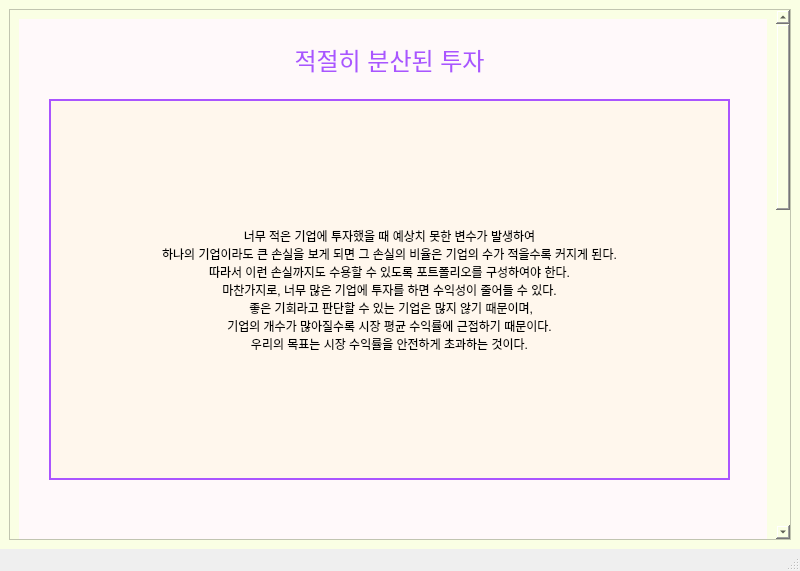
<?xml version="1.0" encoding="UTF-8"?>
<ui version="4.0">
 <class>MainWindow</class>
 <widget class="QMainWindow" name="MainWindow">
  <property name="geometry">
   <rect>
    <x>0</x>
    <y>0</y>
    <width>800</width>
    <height>571</height>
   </rect>
  </property>
  <property name="windowTitle">
   <string>MainWindow</string>
  </property>
  <widget class="QWidget" name="centralwidget">
   <property name="styleSheet">
    <string notr="true">background-color: rgb(250, 255, 228);</string>
   </property>
   <layout class="QVBoxLayout" name="verticalLayout">
    <item>
     <widget class="QScrollArea" name="scrollArea">
      <property name="styleSheet">
       <string notr="true">/*VERTICAL SCROLLBAR*/
QScrollBar:vertical {
	border:none;
	background-color: rgb(189, 189, 189);
	width: 14px;
	margin: 15px 0 15px 0;
	border-radius: 0px;
}
/* HANDLE BAR VERTICAL */
QScrollBar::handle:vertical {
	
	background-color: rgb(124, 124, 124);
	min-height: 30px;
	border-radius: 7px;
}
QScrollBar::handle:vertical:hover {
	background-color: rgb(187, 194, 216);
}
QScrollBar::handle:vertical:pressed {
	
	background-color: rgb(165, 162, 186);
}
/*BTN TOP -SCROLLBAR*/
QScrollBar::sub-line:vertical {
	border:none;
	
	background-color: rgb(106, 106, 106);
	height: 15px;
	border-top-left-radius: 7px;
	border-top-right-radius: 7px;
	subcontrol-position: top;
	subcontrol-origin: margin;
}
QScrollBar::sub-line:vertical:hover {
	background-color: rgb(124, 124, 124);
}
QScrollBar::sub-line:vertical:pressed {
	background-color: rgb(165, 162, 186);
}

</string>
      </property>
      <property name="widgetResizable">
       <bool>true</bool>
      </property>
      <widget class="QWidget" name="scrollAreaWidgetContents">
       <property name="geometry">
        <rect>
         <x>0</x>
         <y>0</y>
         <width>755</width>
         <height>1422</height>
        </rect>
       </property>
       <property name="styleSheet">
        <string notr="true"/>
       </property>
       <layout class="QVBoxLayout" name="verticalLayout_2">
        <item>
         <widget class="QWidget" name="widget" native="true">
          <property name="minimumSize">
           <size>
            <width>0</width>
            <height>1400</height>
           </size>
          </property>
          <property name="styleSheet">
           <string notr="true">background-color: rgb(255, 249, 250);</string>
          </property>
          <widget class="QLabel" name="label">
           <property name="geometry">
            <rect>
             <x>240</x>
             <y>10</y>
             <width>261</width>
             <height>61</height>
            </rect>
           </property>
           <property name="text">
            <string>&lt;html&gt;&lt;head/&gt;&lt;body&gt;&lt;p align=&quot;center&quot;&gt;&lt;span style=&quot; font-size:18pt; color:#aa55ff;&quot;&gt;적절히 분산된 투자&lt;/span&gt;&lt;/p&gt;&lt;/body&gt;&lt;/html&gt;</string>
           </property>
          </widget>
          <widget class="QPushButton" name="pushButton">
           <property name="geometry">
            <rect>
             <x>30</x>
             <y>80</y>
             <width>681</width>
             <height>381</height>
            </rect>
           </property>
           <property name="styleSheet">
            <string notr="true">QPushButton{
	background-color: rgb(255, 247, 237);
	gridline-color: rgb(170, 85, 255);
	border-radius: 25Px;
	border: 2px solid rgb(170, 85, 255);
}
</string>
           </property>
           <property name="text">
            <string>너무 적은 기업에 투자했을 때 예상치 못한 변수가 발생하여 
하나의 기업이라도 큰 손실을 보게 되면 그 손실의 비율은 기업의 수가 적을수록 커지게 된다. 
따라서 이런 손실까지도 수용할 수 있도록 포트폴리오를 구성하여야 한다. 
마찬가지로, 너무 많은 기업에 투자를 하면 수익성이 줄어들 수 있다.
 좋은 기회라고 판단할 수 있는 기업은 많지 않기 때문이며, 
기업의 개수가 많아질수록 시장 평균 수익률에 근접하기 때문이다. 
우리의 목표는 시장 수익률을 안전하게 초과하는 것이다.</string>
           </property>
          </widget>
         </widget>
        </item>
       </layout>
      </widget>
     </widget>
    </item>
   </layout>
  </widget>
  <widget class="QMenuBar" name="menubar">
   <property name="geometry">
    <rect>
     <x>0</x>
     <y>0</y>
     <width>800</width>
     <height>26</height>
    </rect>
   </property>
  </widget>
  <widget class="QStatusBar" name="statusbar"/>
 </widget>
 <resources/>
 <connections/>
</ui>
